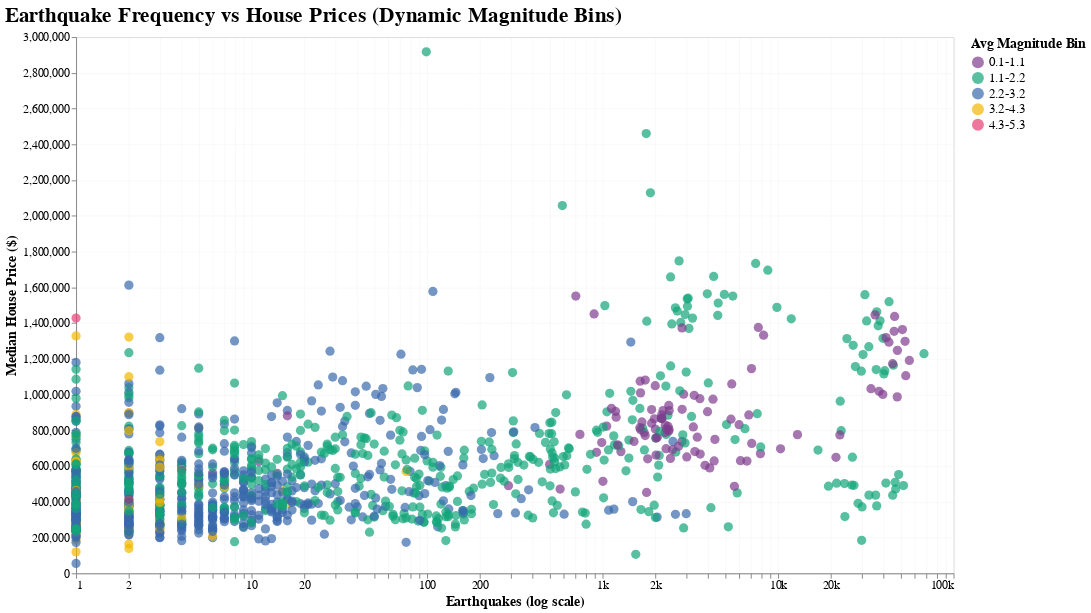

Notebook code for this chart:
### Code cell
import altair as alt
import numpy as np
import pandas as pd

# --------------------------
# 1. CLEAN DATA
# --------------------------

df_corr = agg_state_year.copy()

# Remove invalid values
df_corr = df_corr[
    (df_corr["n_earthquakes"] > 0) &
    (df_corr["avg_price"] > 0) &
    (df_corr["avg_magnitude"].notna())
].copy()

# Add log value for regression
df_corr["log_eq"] = np.log(df_corr["n_earthquakes"])

# --------------------------
# 2. CREATE DYNAMIC EXCLUSIVE BINS
# --------------------------

# Determine min and max of avg_magnitude
min_mag = df_corr["avg_magnitude"].min()
max_mag = df_corr["avg_magnitude"].max()

# Create 5 equal-width bins
bins = np.linspace(min_mag, max_mag, num=6)  # 6 edges → 5 bins
labels = [f"{round(bins[i],1)}-{round(bins[i+1],1)}" for i in range(len(bins)-1)]

# right=False ensures upper boundary is exclusive
df_corr["magnitude_bin"] = pd.cut(df_corr["avg_magnitude"], bins=bins, labels=labels, right=False)

# --------------------------
# 3. SCATTER WITH DARK COLORS
# --------------------------

color_scale = alt.Scale(
    domain=labels,
    range=["#7f3c8d", "#11a579", "#3969ac", "#f2b701", "#e73f74"]  # dark, distinct
)

scatter_all = (
    alt.Chart(df_corr)
    .mark_circle(size=90, opacity=0.7)
    .encode(
        x=alt.X(
            "n_earthquakes:Q",
            title="Earthquakes (log scale)",
            scale=alt.Scale(type="log"),
            axis=alt.Axis(format="~s")
        ),
        y=alt.Y(
            "avg_price:Q",
            title="Median House Price ($)",
            scale=alt.Scale(zero=False, padding=10)
        ),
        color=alt.Color(
            "magnitude_bin:N",
            title="Avg Magnitude Bin",
            scale=color_scale
        ),
        tooltip=[
            alt.Tooltip("state:N", title="State"),
            alt.Tooltip("year:O", title="Year"),
            alt.Tooltip("n_earthquakes:Q", title="Earthquakes"),
            alt.Tooltip("avg_price:Q", title="House Price ($)"),
            alt.Tooltip("avg_magnitude:Q", title="Avg Magnitude"),
            alt.Tooltip("magnitude_bin:N", title="Magnitude Bin")
        ]
    )
)

# --------------------------
# 4. TRENDLINE
# --------------------------

smooth_all = (
    alt.Chart(df_corr)
    .transform_regression("log_eq", "avg_price")
    .mark_line(color="black", size=3)
    .encode(
        x=alt.X("n_earthquakes:Q", scale=alt.Scale(type="log")),
        y="avg_price:Q"
    )
)

# --------------------------
# 5. COMBINE BOTH
# --------------------------

correlation_all = (
    (scatter_all + smooth_all)
    .properties(
        width=900,
        height=550,
        title="Earthquake Frequency vs House Prices (Dynamic Magnitude Bins)"
    )
    .configure_axis(
        gridOpacity=0.20,
        labelFontSize=12,
        titleFontSize=14
    )
    .configure_title(
        fontSize=22,
        anchor="start"
    )
    .configure_legend(
        titleFontSize=14,
        labelFontSize=13,
        symbolSize=150
    )
)

correlation_all

### Figure 1 — Vega-Lite specification as saved in the notebook (floating-point values rounded to 4 significant figures; data arrays with more than 128 entries replaced by an {"elided": "..."} marker saying what was removed)
{"config": {"view": {"continuousWidth": 300, "continuousHeight": 300}, "axis": {"gridOpacity": 0.2, "labelFontSize": 12, "titleFontSize": 14}, "legend": {"labelFontSize": 13, "symbolSize": 150, "titleFontSize": 14}, "title": {"anchor": "start", "fontSize": 22}}, "layer": [{"mark": {"type": "circle", "opacity": 0.7, "size": 90}, "encoding": {"color": {"field": "magnitude_bin", "scale": {"domain": ["0.1-1.1", "1.1-2.2", "2.2-3.2", "3.2-4.3", "4.3-5.3"], "range": ["#7f3c8d", "#11a579", "#3969ac", "#f2b701", "#e73f74"]}, "title": "Avg Magnitude Bin", "type": "nominal"}, "tooltip": [{"field": "state", "title": "State", "type": "nominal"}, {"field": "year", "title": "Year", "type": "ordinal"}, {"field": "n_earthquakes", "title": "Earthquakes", "type": "quantitative"}, {"field": "avg_price", "title": "House Price ($)", "type": "quantitative"}, {"field": "avg_magnitude", "title": "Avg Magnitude", "type": "quantitative"}, {"field": "magnitude_bin", "title": "Magnitude Bin", "type": "nominal"}], "x": {"axis": {"format": "~s"}, "field": "n_earthquakes", "scale": {"type": "log"}, "title": "Earthquakes (log scale)", "type": "quantitative"}, "y": {"field": "avg_price", "scale": {"padding": 10, "zero": false}, "title": "Median House Price ($)", "type": "quantitative"}}}, {"mark": {"type": "line", "color": "black", "size": 3}, "encoding": {"x": {"field": "n_earthquakes", "scale": {"type": "log"}, "type": "quantitative"}, "y": {"field": "avg_price", "type": "quantitative"}}, "transform": [{"on": "log_eq", "regression": "avg_price"}]}], "data": {"name": "data-936ee5229b58ed480f73c47f80f8909f"}, "height": 550, "title": "Earthquake Frequency vs House Prices (Dynamic Magnitude Bins)", "width": 900, "$schema": "https://vega.github.io/schema/vega-lite/v5.20.1.json", "datasets": {"data-936ee5229b58ed480f73c47f80f8909f": {"elided": "1204 records"}}}
